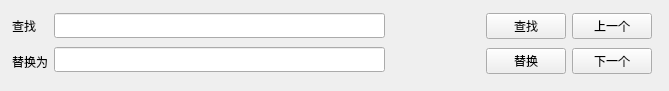
<?xml version="1.0" encoding="UTF-8"?>
<ui version="4.0">
 <class>QchaXun</class>
 <widget class="QWidget" name="QchaXun">
  <property name="geometry">
   <rect>
    <x>0</x>
    <y>0</y>
    <width>669</width>
    <height>91</height>
   </rect>
  </property>
  <property name="minimumSize">
   <size>
    <width>669</width>
    <height>91</height>
   </size>
  </property>
  <property name="maximumSize">
   <size>
    <width>669</width>
    <height>91</height>
   </size>
  </property>
  <property name="windowTitle">
   <string>Form</string>
  </property>
  <widget class="QWidget" name="">
   <property name="geometry">
    <rect>
     <x>12</x>
     <y>10</y>
     <width>640</width>
     <height>67</height>
    </rect>
   </property>
   <layout class="QHBoxLayout" name="horizontalLayout">
    <item>
     <layout class="QVBoxLayout" name="verticalLayout">
      <item>
       <widget class="QLabel" name="label">
        <property name="text">
         <string>查找</string>
        </property>
       </widget>
      </item>
      <item>
       <widget class="QLabel" name="label_2">
        <property name="text">
         <string>替换为</string>
        </property>
       </widget>
      </item>
     </layout>
    </item>
    <item>
     <layout class="QVBoxLayout" name="verticalLayout_2">
      <item>
       <widget class="QLineEdit" name="lineEdit_3">
        <property name="minimumSize">
         <size>
          <width>331</width>
          <height>25</height>
         </size>
        </property>
        <property name="maximumSize">
         <size>
          <width>331</width>
          <height>25</height>
         </size>
        </property>
       </widget>
      </item>
      <item>
       <widget class="QLineEdit" name="lineEdit_2">
        <property name="minimumSize">
         <size>
          <width>331</width>
          <height>25</height>
         </size>
        </property>
        <property name="maximumSize">
         <size>
          <width>331</width>
          <height>25</height>
         </size>
        </property>
       </widget>
      </item>
     </layout>
    </item>
    <item>
     <spacer name="horizontalSpacer_2">
      <property name="orientation">
       <enum>Qt::Horizontal</enum>
      </property>
      <property name="sizeHint" stdset="0">
       <size>
        <width>40</width>
        <height>20</height>
       </size>
      </property>
     </spacer>
    </item>
    <item>
     <layout class="QVBoxLayout" name="verticalLayout_4">
      <item>
       <widget class="QPushButton" name="pushButton_3">
        <property name="text">
         <string>查找</string>
        </property>
       </widget>
      </item>
      <item>
       <widget class="QPushButton" name="pushButton_4">
        <property name="text">
         <string>替换</string>
        </property>
       </widget>
      </item>
     </layout>
    </item>
    <item>
     <layout class="QVBoxLayout" name="verticalLayout_3">
      <item>
       <widget class="QPushButton" name="pushButton">
        <property name="text">
         <string>上一个</string>
        </property>
       </widget>
      </item>
      <item>
       <widget class="QPushButton" name="pushButton_2">
        <property name="text">
         <string>下一个</string>
        </property>
       </widget>
      </item>
     </layout>
    </item>
   </layout>
  </widget>
 </widget>
 <resources/>
 <connections/>
</ui>
